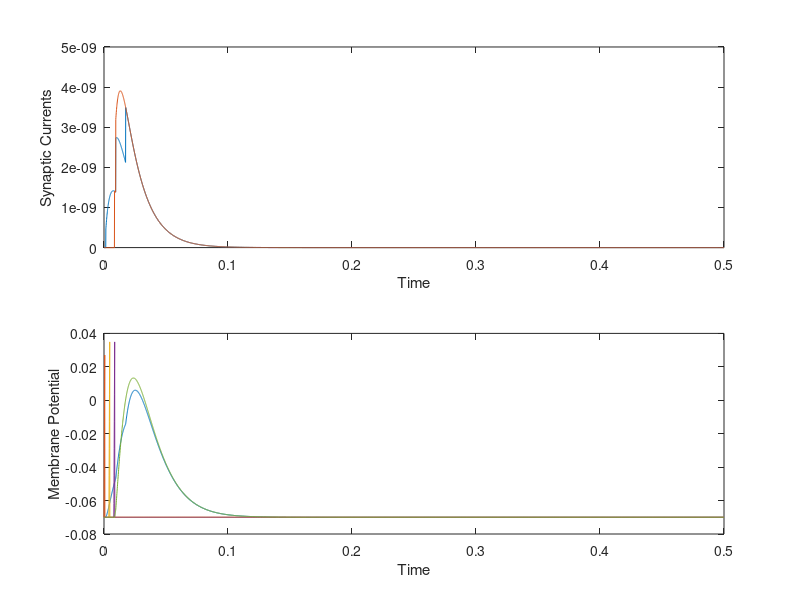

Write the MATLAB code that produced this figure.
%Synaptic Current Exchange in Neurons
%Leaky Integrate and Fire with Refractory Period

N=5;

for i=1:N
spike_time{i}=[ ];
arrival_time{i}=[ ];
strength{i}=[ ];
pre_neuron{i}=[ ];
end

C=300e-12;
gL=30e-9;
V_T=20e-3;
E_L=-70e-3;
Rp= 2e-3;
Ip=50e-9;
Io=1e-12;
tau=15e-3;
tau_s=tau/4;
w=3000;

tau_d=zeros(3,2);   %Axonal Delays  1->2,2->3,3->4;1->1,2->5;
tau_d(1,1)=1e-3;
tau_d(1,2)=8e-3;
tau_d(2,1)=5e-3;
tau_d(2,2)=5e-3;
tau_d(3,1)=9e-3;
tau_d(3,2)=1e-3;

%Specifying Netwok Configuration
for i=1:N
    Fanout{i}=[];
    Weights{i}=[];
    Delay{i}=[];
end
for i=2:4
  Fanout{i}=[1 , 5];
  Weights{i}=[w,w];
end

Delay{2}=[tau_d(1,1) , tau_d(1,2)];
Delay{3}=[tau_d(2,1) , tau_d(2,2)];
Delay{4}=[tau_d(3,1) , tau_d(3,2)];

% Timing Variables
tf = 500e-3;   % final time(stop time).
h=0.1e-3;     % time step(delta t).
t=0:h:tf;

Iapp=zeros(N,length(t));
Isyn=zeros(N,length(t));
V=zeros(N,length(t));

for i=1:length(t)
    if t(i)>=0e-3 && t(i)<1e-3,
        Iapp(2,i)=Ip;
    end
    if t(i)>=4e-3 && t(i)<5e-3,
        Iapp(3,i)=Ip;
    end
    if t(i)>=8e-3 && t(i)<9e-3,
        Iapp(4,i)=Ip;
    end
end
count=0;
V(:,1)=E_L;

for i=1:N
fanout{i}=[];
delay{i}=[];
weight{i}=[];
end


%temp_c=0;
k1=zeros(3,1);
k2=zeros(3,1);

for j=2:4
    for k=1:length(t)-1
        if V(j,k)>= V_T, 
            V(j,k+1)=E_L;
            
            spike_time{j}=[spike_time{j},t(k)];count=20;
            temp=Fanout{j};
            for c=1:length(temp)
                arrival_time{temp(c)}=[arrival_time{temp(c)},t(k)+tau_d(j-1,rem(temp(c),3))];
                pre_neuron{temp(c)}=[pre_neuron{temp(c)},j];
                strength{temp(c)}=[strength{temp(c)}, w];
            end
        else
            if count~=0
                V(j,k+1)=E_L;
                count=count-1;
            else
            k1=-gL*V(j,k)/C + gL*E_L/C + Iapp(j,k)/C + Isyn(j,k)/C;
            k2=-gL*(V(j,k)+ k1*h)/C + gL*E_L/C + Iapp(j,k+1)/C +Isyn(j,k+1)/C;
            V(j,k+1) = V(j,k)+0.5*h*(k1+k2);
            end
        end
    end
end

for i=1:2
    I_temp=zeros(1,length(t));
    for j=2:4
        temp_sn=1;
        while temp_sn < length(spike_time{j})
                           
            for k=round(spike_time{j}(temp_sn)/h)+ round(tau_d(j-1,i)/h):length(t)%round(spike_time{j}(temp_sn+1)/h)
                I_temp(k)=I_temp(k)+(Io*w*(exp(-(t(k)-spike_time{j}(temp_sn))/tau) - exp(-(t(k)-spike_time{j}(temp_sn))/tau_s)));
            end
               
            temp_sn=temp_sn+1;
            
        end
        
         for k=round(spike_time{j}(temp_sn)/h) + round(tau_d(j-1,i)/h):length(t)
             I_temp(k)=I_temp(k)+(Io*w*(exp(-(t(k)-spike_time{j}(temp_sn))/tau) - exp(-(t(k)-spike_time{j}(temp_sn))/tau_s)));
         end
        
    end
   Isyn((4*i)-3,:)=Isyn((4*i)-3,:)+I_temp;
end
       
for j=1:4:5
    for k=1:length(t)-1
        if V(j,k)>= V_T, 
            V(j,k+1)=E_L;
            spike_time{j}=[spike_time{j},t(k)];count=20;
            temp=Fanout{j};
            for c=1:length(temp)
                arrival_time{temp(c)}=[arrival_time{temp(c)},t(k)+tau_d(j-1,rem(temp(c),3))];
                pre_neuron{temp(c)}=[pre_neuron{temp(c)},j];
                strength{temp(c)}=[strength{temp(c)}, w];
            end
        else
            if count~=0
                V(j,k+1)=E_L;
                count=count-1;
            else
            k1=-gL*V(j,k)/C + gL*E_L/C + Iapp(j,k)/C + Isyn(j,k)/C;
            k2=-gL*(V(j,k)+ k1*h)/C + gL*E_L/C + Iapp(j,k+1)/C +Isyn(j,k+1)/C;
            V(j,k+1) = V(j,k)+0.5*h*(k1+k2);
            end
        end
    end
end
subplot(2,1,1);
plot(t,Isyn(1,:),t,Isyn(5,:));
ylabel('Synaptic Currents');
xlabel('Time');

subplot(2,1,2);

plot(t,V(1,:),t,V(2,:),t,V(3,:),t,V(4,:),t,V(5,:));
ylabel('Membrane Potential');
xlabel('Time');